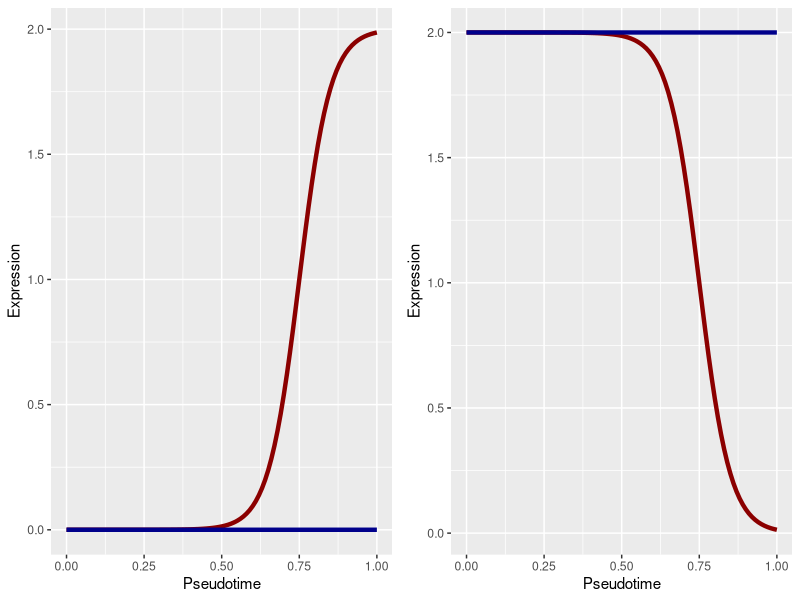
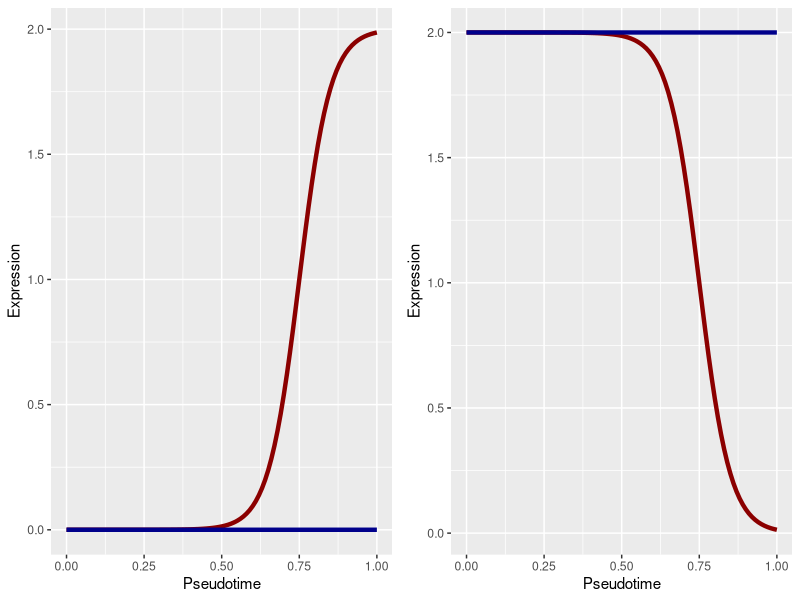

R code for these plots, in order:
library(cowplot)
library(ggplot2)


# Multiple trajectory figures ---------------------------------------------
ksigmoid <- function(t, phi, delta, k) {
  2 * phi / (1 + exp(-k * (t - delta)))
}

plt1 <- ggplot(data.frame(x = c(0, 1)), aes(x = x)) +
  stat_function(fun = ksigmoid, args = list(phi = 1, delta = 0.75, k = 20), 
                colour = "darkred", size = 1.5) + 
  stat_function(fun = ksigmoid, args = list(phi = 0, delta = 0.75, k = 0), 
                colour = "darkblue", size = 1.5) +
  xlab("Pseudotime") + ylab("Expression")

plt2 <- ggplot(data.frame(x = c(0, 1)), aes(x = x)) +
  stat_function(fun = ksigmoid, args = list(phi = 1, delta = 0.75, k = -20), 
                colour = "darkred", size = 1.5) + 
  stat_function(fun = ksigmoid, args = list(phi = 2, delta = 0.75, k = 0), 
                colour = "darkblue", size = 1.5) +
  xlab("Pseudotime") + ylab("Expression")

plot_grid(plt1, plt2, nrow = 1)
ggsave("figs/branch_expression.png", width = 6, height = 2.5)
